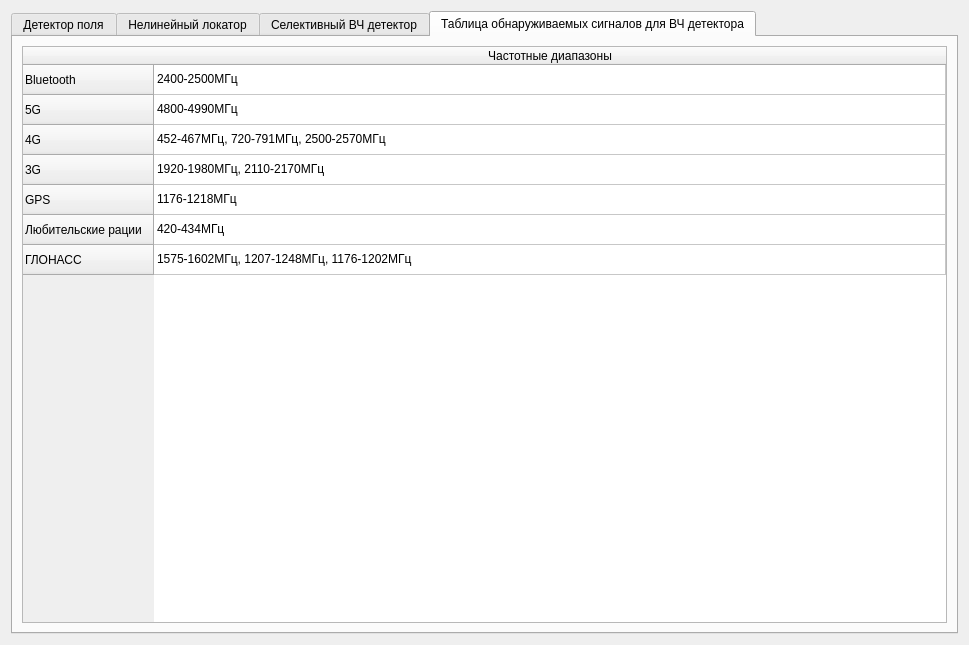
<?xml version="1.0" encoding="UTF-8"?>
<ui version="4.0">
 <class>help_window</class>
 <widget class="QDialog" name="help_window">
  <property name="geometry">
   <rect>
    <x>0</x>
    <y>0</y>
    <width>969</width>
    <height>645</height>
   </rect>
  </property>
  <property name="windowTitle">
   <string>Dialog</string>
  </property>
  <layout class="QVBoxLayout" name="verticalLayout">
   <item>
    <widget class="QTabWidget" name="tabWidget">
     <property name="currentIndex">
      <number>3</number>
     </property>
     <widget class="QWidget" name="tab">
      <attribute name="title">
       <string>Детектор поля</string>
      </attribute>
      <layout class="QVBoxLayout" name="verticalLayout_2">
       <item>
        <widget class="QTextBrowser" name="textBrowser">
         <property name="html">
          <string>&lt;!DOCTYPE HTML PUBLIC &quot;-//W3C//DTD HTML 4.0//EN&quot; &quot;http://www.w3.org/TR/REC-html40/strict.dtd&quot;&gt;
&lt;html&gt;&lt;head&gt;&lt;meta name=&quot;qrichtext&quot; content=&quot;1&quot; /&gt;&lt;style type=&quot;text/css&quot;&gt;
p, li { white-space: pre-wrap; }
&lt;/style&gt;&lt;/head&gt;&lt;body style=&quot; font-family:'MS Shell Dlg 2'; font-size:8.25pt; font-weight:400; font-style:normal;&quot;&gt;
&lt;p align=&quot;center&quot; style=&quot; margin-top:0px; margin-bottom:0px; margin-left:0px; margin-right:0px; -qt-block-indent:0; text-indent:0px;&quot;&gt;&lt;span style=&quot; font-size:18pt; font-weight:600;&quot;&gt;Режим ДЕТЕКТОРА ПОЛЯ&lt;/span&gt;&lt;span style=&quot; font-size:14pt; font-weight:600;&quot;&gt;&lt;br /&gt;&lt;/span&gt;&lt;/p&gt;
&lt;p style=&quot; margin-top:0px; margin-bottom:0px; margin-left:0px; margin-right:0px; -qt-block-indent:0; text-indent:0px;&quot;&gt;&lt;span style=&quot; font-size:14pt;&quot;&gt;	В данном режиме пользователю необходимо обнаружить радиопередающее закладное устройство, путем перемещения по карте, и наблюдения за показателями детектора.&lt;br /&gt;&lt;br /&gt;	Детектор имеет 9 показателей уровня детектируемого сигнала, где 9 соотвествует высокому уровню сигнала, а 0 отсутствию сигнала.&lt;br /&gt;&lt;br /&gt;	Закладные устройства могут создавать пятна сигналов двух форм-в виде пикообразного сигнала, и в виде трапецевидного сигнала.&lt;/span&gt;&lt;/p&gt;
&lt;p style=&quot; margin-top:0px; margin-bottom:0px; margin-left:0px; margin-right:0px; -qt-block-indent:0; text-indent:0px;&quot;&gt;&lt;span style=&quot; font-size:14pt;&quot;&gt;&lt;br /&gt;	&lt;/span&gt;&lt;span style=&quot; font-size:14pt; font-style:italic;&quot;&gt;Перед началом работы с устройством, необходимо выдвинуть антенну!&lt;/span&gt;&lt;span style=&quot; font-size:14pt;&quot;&gt;&lt;br /&gt;&lt;br /&gt;	Выбор места, где по мнению игрока, расположено заладное устройство, осуществляется при помощи нажатия левой клавиши мыши, на соответствующей клетке. В случае, если все закладки обнаружены, программа выводит сообщение о победе.&lt;br /&gt;&lt;br /&gt;	Так же, детектор оповещает о состоянии измеряемого поля с помощью звукового сигнала.&lt;/span&gt;&lt;/p&gt;&lt;/body&gt;&lt;/html&gt;</string>
         </property>
        </widget>
       </item>
      </layout>
     </widget>
     <widget class="QWidget" name="tab_2">
      <attribute name="title">
       <string>Нелинейный локатор</string>
      </attribute>
      <layout class="QVBoxLayout" name="verticalLayout_3">
       <item>
        <widget class="QTextBrowser" name="textBrowser_2">
         <property name="html">
          <string>&lt;!DOCTYPE HTML PUBLIC &quot;-//W3C//DTD HTML 4.0//EN&quot; &quot;http://www.w3.org/TR/REC-html40/strict.dtd&quot;&gt;
&lt;html&gt;&lt;head&gt;&lt;meta name=&quot;qrichtext&quot; content=&quot;1&quot; /&gt;&lt;style type=&quot;text/css&quot;&gt;
p, li { white-space: pre-wrap; }
&lt;/style&gt;&lt;/head&gt;&lt;body style=&quot; font-family:'MS Shell Dlg 2'; font-size:8.25pt; font-weight:400; font-style:normal;&quot;&gt;
&lt;p align=&quot;center&quot; style=&quot; margin-top:0px; margin-bottom:0px; margin-left:0px; margin-right:0px; -qt-block-indent:0; text-indent:0px;&quot;&gt;&lt;span style=&quot; font-size:16pt; font-weight:600;&quot;&gt;Режим НЕЛИНЕЙНОГО ЛОКАТОРА&lt;/span&gt;&lt;/p&gt;
&lt;p align=&quot;center&quot; style=&quot;-qt-paragraph-type:empty; margin-top:0px; margin-bottom:0px; margin-left:0px; margin-right:0px; -qt-block-indent:0; text-indent:0px; font-size:16pt; font-weight:600;&quot;&gt;&lt;br /&gt;&lt;/p&gt;
&lt;p style=&quot; margin-top:0px; margin-bottom:0px; margin-left:0px; margin-right:0px; -qt-block-indent:0; text-indent:0px;&quot;&gt;&lt;span style=&quot; font-size:16pt; font-weight:600;&quot;&gt;	&lt;/span&gt;&lt;span style=&quot; font-size:14pt;&quot;&gt;В режиме нелинейного локатора пользователю необходимо обнаружить закладные устройства, анализируя показатели второй и третьей форманты.&lt;/span&gt;&lt;/p&gt;
&lt;p style=&quot;-qt-paragraph-type:empty; margin-top:0px; margin-bottom:0px; margin-left:0px; margin-right:0px; -qt-block-indent:0; text-indent:0px; font-size:14pt;&quot;&gt;&lt;br /&gt;&lt;/p&gt;
&lt;p style=&quot; margin-top:0px; margin-bottom:0px; margin-left:0px; margin-right:0px; -qt-block-indent:0; text-indent:0px;&quot;&gt;&lt;span style=&quot; font-size:14pt;&quot;&gt;	Локатор имеет 9 показателей уровня детектируемого сигнала, где 9 соотвествует высокому уровню сигнала, а 0 отсутствию сигнала.&lt;br /&gt;&lt;br /&gt;	Закладные устройства могут создавать пятна сигналов двух форм-в виде пикообразного сигнала, и в виде трапецевидного сигнала.&lt;br /&gt;&lt;br /&gt;	Выбор места, где по мнению игрока, расположено заладное устройство, осуществляется при помощи нажатия левой клавиши мыши, на соответствующей клетке. В случае, если все закладки обнаружены, программа выводит сообщение о победе.&lt;br /&gt;&lt;/span&gt;&lt;/p&gt;&lt;/body&gt;&lt;/html&gt;</string>
         </property>
        </widget>
       </item>
      </layout>
     </widget>
     <widget class="QWidget" name="tab_3">
      <attribute name="title">
       <string>Селективный ВЧ детектор</string>
      </attribute>
      <layout class="QVBoxLayout" name="verticalLayout_4">
       <item>
        <widget class="QTextBrowser" name="textBrowser_3">
         <property name="html">
          <string>&lt;!DOCTYPE HTML PUBLIC &quot;-//W3C//DTD HTML 4.0//EN&quot; &quot;http://www.w3.org/TR/REC-html40/strict.dtd&quot;&gt;
&lt;html&gt;&lt;head&gt;&lt;meta name=&quot;qrichtext&quot; content=&quot;1&quot; /&gt;&lt;style type=&quot;text/css&quot;&gt;
p, li { white-space: pre-wrap; }
&lt;/style&gt;&lt;/head&gt;&lt;body style=&quot; font-family:'MS Shell Dlg 2'; font-size:8.25pt; font-weight:400; font-style:normal;&quot;&gt;
&lt;p align=&quot;center&quot; style=&quot; margin-top:0px; margin-bottom:0px; margin-left:0px; margin-right:0px; -qt-block-indent:0; text-indent:0px;&quot;&gt;&lt;span style=&quot; font-size:16pt; font-weight:600;&quot;&gt;Режим СЕЛЕКТИВНОГО ВЧ ДЕТЕКТОРА&lt;/span&gt;&lt;/p&gt;
&lt;p align=&quot;center&quot; style=&quot;-qt-paragraph-type:empty; margin-top:0px; margin-bottom:0px; margin-left:0px; margin-right:0px; -qt-block-indent:0; text-indent:0px; font-size:16pt; font-weight:600;&quot;&gt;&lt;br /&gt;&lt;/p&gt;
&lt;p style=&quot; margin-top:0px; margin-bottom:0px; margin-left:0px; margin-right:0px; -qt-block-indent:0; text-indent:0px;&quot;&gt;&lt;span style=&quot; font-size:16pt; font-weight:600;&quot;&gt;	&lt;/span&gt;&lt;span style=&quot; font-size:14pt;&quot;&gt;В режиме селективного ВЧ детектора пользователю необходимо обнаружить передающие устройства, анализируя осциллографа.&lt;/span&gt;&lt;/p&gt;
&lt;p style=&quot;-qt-paragraph-type:empty; margin-top:0px; margin-bottom:0px; margin-left:0px; margin-right:0px; -qt-block-indent:0; text-indent:0px; font-size:14pt;&quot;&gt;&lt;br /&gt;&lt;/p&gt;
&lt;p style=&quot; margin-top:0px; margin-bottom:0px; margin-left:0px; margin-right:0px; -qt-block-indent:0; text-indent:0px;&quot;&gt;&lt;span style=&quot; font-size:14pt;&quot;&gt;	Детектор переключает диапазон осциллографа на диапазон, в котором обнаружен максимальный, для данной клетки, сигнал.&lt;br /&gt;&lt;br /&gt;	Выбор места, где по мнению игрока, расположено передающее устройство, осуществляется при помощи нажатия левой клавиши мыши, на соответствующей клетке. В случае, если все устройства обнаружены, программа выводит сообщение о победе.&lt;br /&gt;&lt;/span&gt;&lt;/p&gt;&lt;/body&gt;&lt;/html&gt;</string>
         </property>
        </widget>
       </item>
      </layout>
     </widget>
     <widget class="QWidget" name="tab_4">
      <attribute name="title">
       <string>Таблица обнаруживаемых сигналов для ВЧ детектора</string>
      </attribute>
      <layout class="QVBoxLayout" name="verticalLayout_5">
       <item>
        <widget class="QTableWidget" name="tableWidget">
         <attribute name="horizontalHeaderCascadingSectionResizes">
          <bool>true</bool>
         </attribute>
         <attribute name="horizontalHeaderStretchLastSection">
          <bool>true</bool>
         </attribute>
         <row>
          <property name="text">
           <string>Bluetooth</string>
          </property>
         </row>
         <row>
          <property name="text">
           <string>5G</string>
          </property>
         </row>
         <row>
          <property name="text">
           <string>4G</string>
          </property>
         </row>
         <row>
          <property name="text">
           <string>3G</string>
          </property>
         </row>
         <row>
          <property name="text">
           <string>GPS</string>
          </property>
         </row>
         <row>
          <property name="text">
           <string>Любительские рации</string>
          </property>
         </row>
         <row>
          <property name="text">
           <string>ГЛОНАСС</string>
          </property>
         </row>
         <column>
          <property name="text">
           <string>Частотные диапазоны</string>
          </property>
         </column>
         <item row="0" column="0">
          <property name="text">
           <string>2400-2500МГц</string>
          </property>
         </item>
         <item row="1" column="0">
          <property name="text">
           <string>4800-4990МГц</string>
          </property>
         </item>
         <item row="2" column="0">
          <property name="text">
           <string>452-467МГц, 720-791МГц, 2500-2570МГц</string>
          </property>
         </item>
         <item row="3" column="0">
          <property name="text">
           <string>1920-1980МГц, 2110-2170МГц</string>
          </property>
         </item>
         <item row="4" column="0">
          <property name="text">
           <string>1176-1218МГц</string>
          </property>
         </item>
         <item row="5" column="0">
          <property name="text">
           <string>420-434МГц</string>
          </property>
         </item>
         <item row="6" column="0">
          <property name="text">
           <string>1575-1602МГц, 1207-1248МГц, 1176-1202МГц</string>
          </property>
         </item>
        </widget>
       </item>
      </layout>
     </widget>
    </widget>
   </item>
  </layout>
 </widget>
 <resources/>
 <connections/>
</ui>
